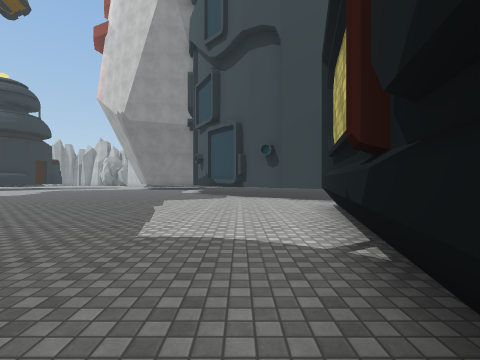
View 1 (above)

24 first-person views from a walk through a scene from a Unity 3-D project. The camera is 1.4 m above the floor, looks level and sees 85° across. The floor is counted in squares, 2 m on a side. Each view is taken from the middle of a square. On the plan, view 1 faces up. The plan holds only what a view shows up to about 9 squares ahead; the rest is blank. The place goes on beyond the plan. The player is left out. Some surface patterns are stand-ins.

View 2
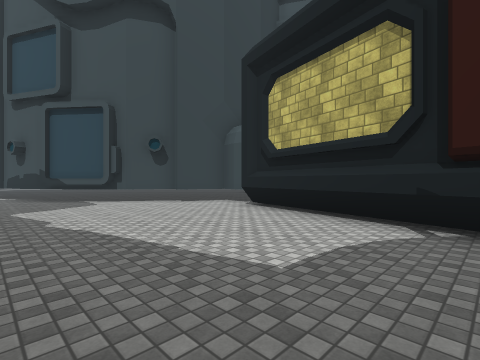

View 3
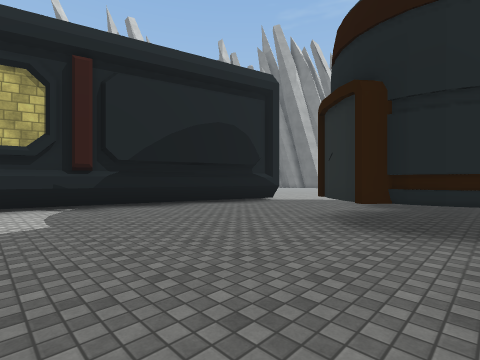

View 4
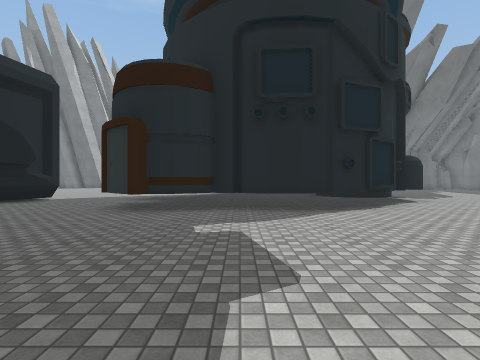

View 5
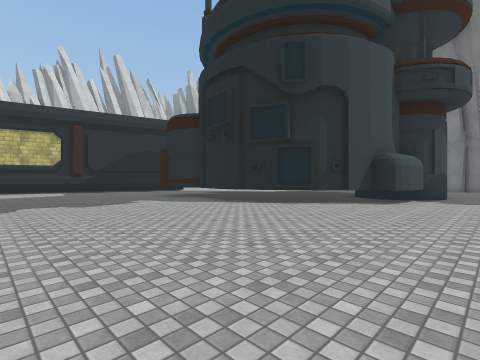

View 6
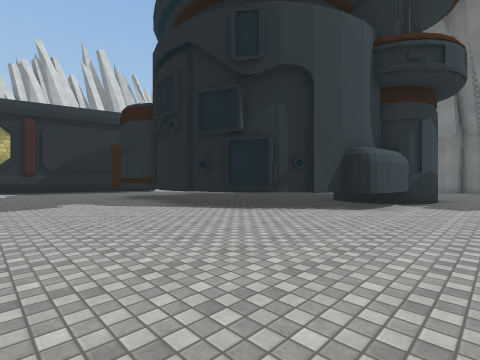

View 7
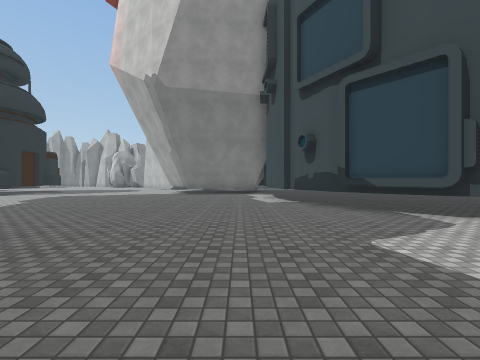

View 8
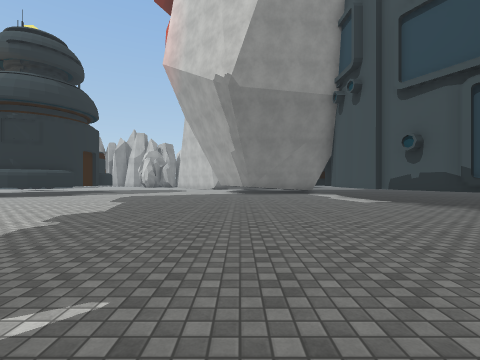

View 9
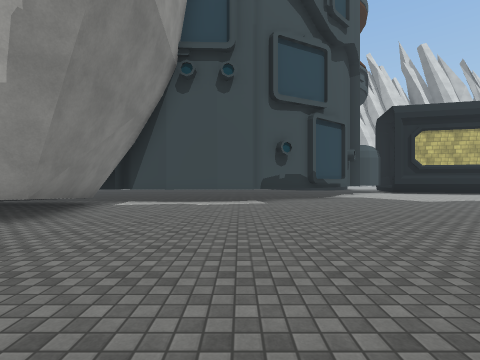

View 10
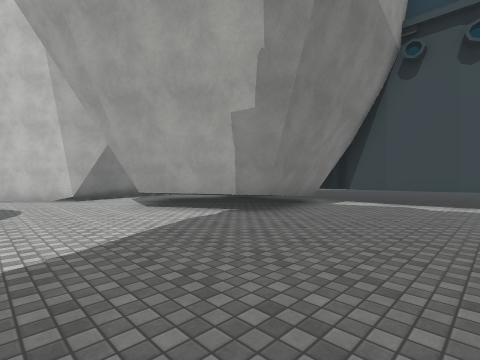

View 11
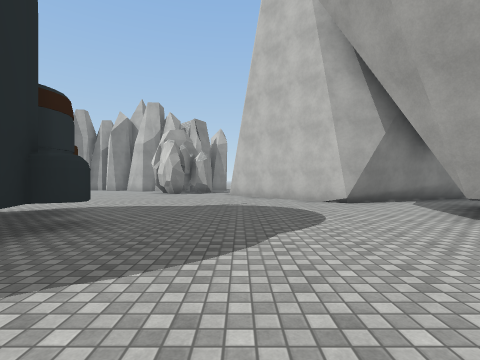

View 12
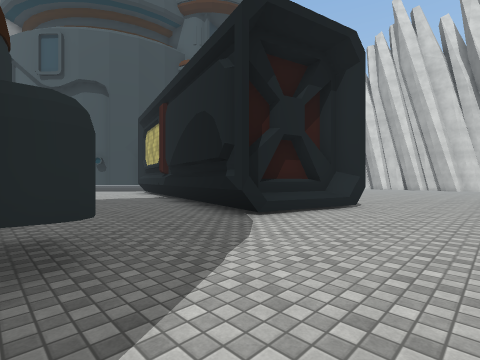

View 13
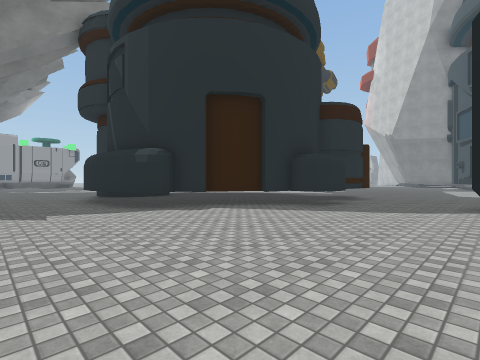

View 14
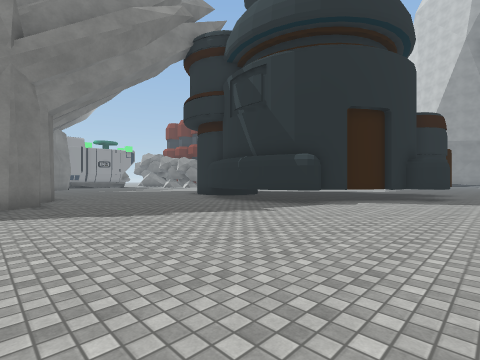

View 15
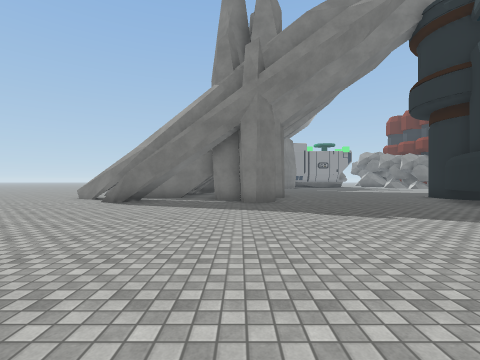

View 16
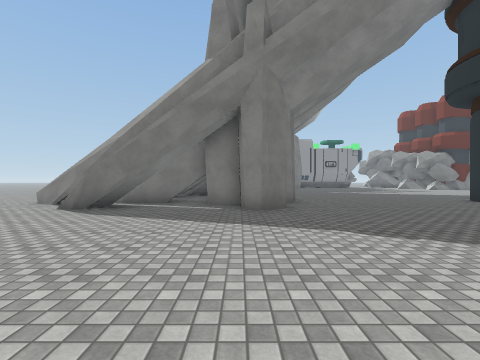

View 17
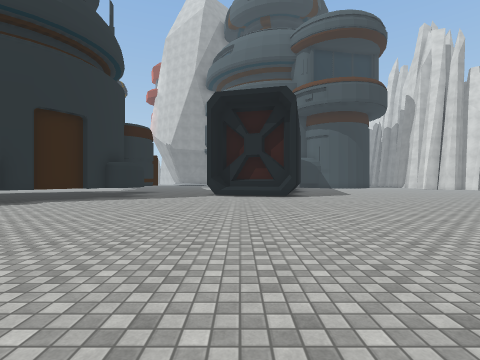

View 18
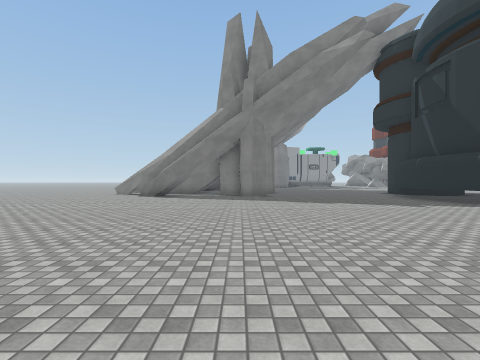

View 19
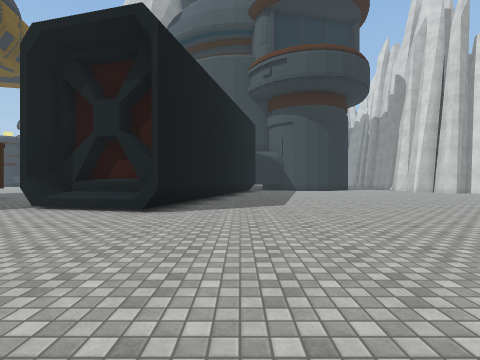

View 20
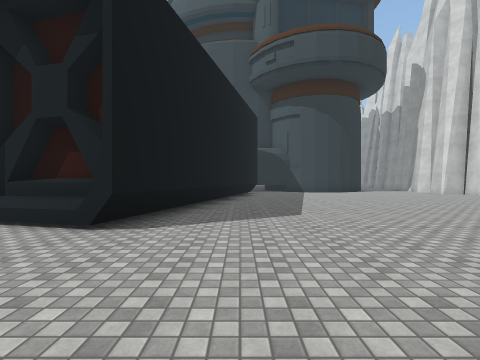

View 21
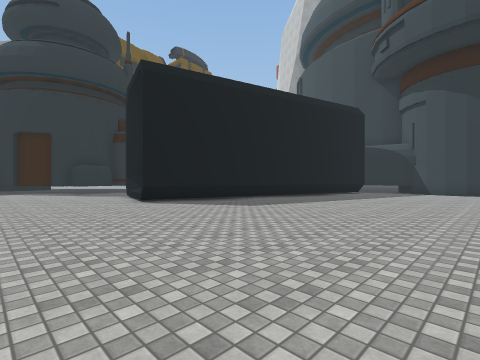

View 22
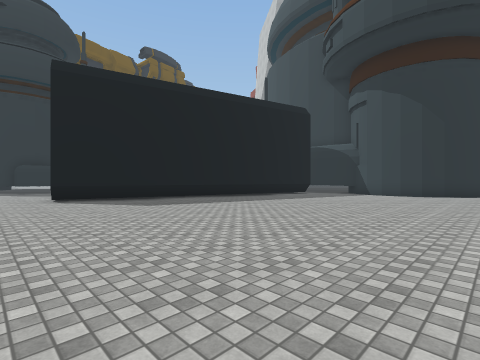

View 23
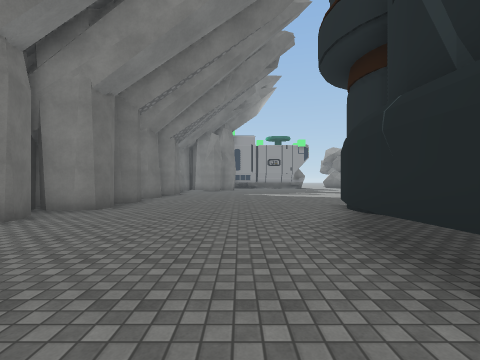

View 24
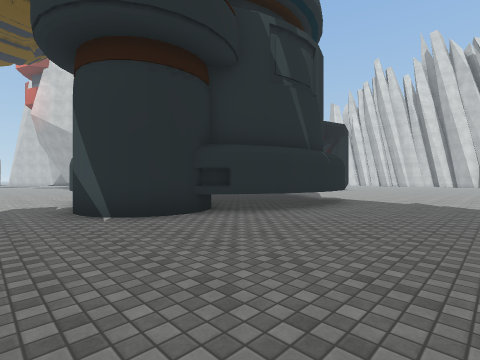

### Floor plan
Key: @ floor where view 1 was taken; # wall or solid block; . floor; / step, stairs or slope; ^ raised ledge; v drop or lower ground; B building.
Columns run from 15 left of view 1 to 13 right of it. Each row starts with its distance up from view 1.
 27      #
 26 .....######
 25 ......##...
 24 .........
 23 ........
 22 .......##
 21 B......##
 20 B.......#
 19 B.......#####^
 18 B ...........^
 17    ..........^
 16     .........^
 15  ............^
 14  ............#
 13   ............^
 12   ............#
 11    ............#^
 10     ............#^
  9      ............#^
  8       ............#
  7        ...........#
  6 .................##
  5 .................#
  4 .................#        ..
  3 .................#       ....
  2 ................##      .....
  1 ................#  #.........
  0 ......BBBBBB...@#  #.........
 -1 ....BBBBBBBB....#  #.........
 -2 ...BB    BBB...## ##.........
 -3 ..BBB     BB...####..........
 -4 ..BBB     BB....//#..........
 -5 ..B B    BB..................
 -6 ..B      BB..................
 -7 ..BBBBBBBB.................
 -8 ....BBBBBB.................
 -9 .......................
-10 ......................
-11 .....................
-12 ....................
-13 ...................
-14 #####.............
-15    ##............
-16    #............
-17   v#...........
-18    ##.........
-19    ##........
-20    ##.......
-21    #.......
-22    ... ..

Where each view was taken, in squares from view 1:
view 1: 0 up, 0 right, facing up
view 2: 2 up, 3 left, facing up-right
view 3: 4 up, 6 left, facing down-right
view 4: 6 up, 7 left, facing down
view 5: 6 up, 15 left, facing down-right
view 6: 4 up, 15 left, facing down-right
view 7: 6 up, 4 left, facing up
view 8: 6 up, 7 left, facing up
view 9: 15 up, 11 left, facing right
view 10: 15 up, 11 left, facing up-right
view 11: 17 up, 12 left, facing up
view 12: 7 down, 4 left, facing up-right
view 13: 11 down, 0 right, facing up-left
view 14: 15 down, 2 left, facing up-left
view 15: 15 down, 2 left, facing left
view 16: 15 down, 4 left, facing left
view 17: 15 down, 1 right, facing up
view 18: 15 down, 1 right, facing left
view 19: 10 down, 5 right, facing up
view 20: 8 down, 5 right, facing up
view 21: 8 down, 11 right, facing up-left
view 22: 6 down, 13 right, facing up-left
view 23: 10 down, 6 left, facing left
view 24: 12 down, 15 left, facing up-right
